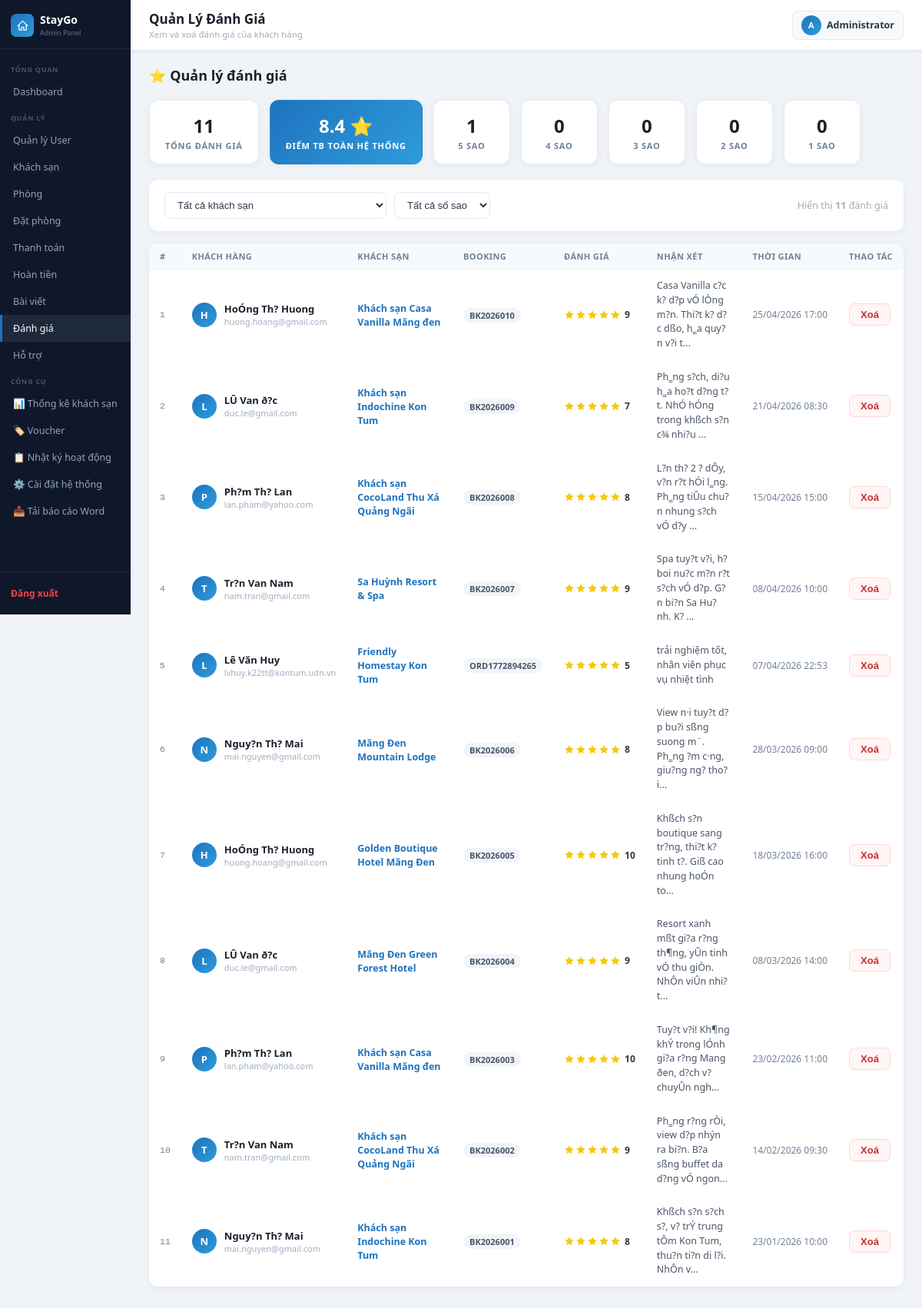
Screenshot of /admin_lvhuy_kontum/reviews.php (signed in) with the database file from the repository.
### tables this page shows
CREATE TABLE `reviews` (
  `id` int(11) NOT NULL,
  `hotel_id` int(11) NOT NULL,
  `user_id` int(11) NOT NULL,
  `booking_id` int(11) NOT NULL,
  `rating` tinyint(1) NOT NULL COMMENT '1-5 sao',
  `comment` text NOT NULL,
  `is_active` tinyint(1) NOT NULL DEFAULT 1,
  `created_at` datetime NOT NULL DEFAULT current_timestamp(),
  `updated_at` datetime DEFAULT NULL ON UPDATE current_timestamp()
);

CREATE TABLE `users` (
  `id` int(11) NOT NULL,
  `full_name` varchar(100) DEFAULT NULL,
  `email` varchar(100) NOT NULL,
  `phone` varchar(20) DEFAULT NULL,
  `password` varchar(255) NOT NULL,
  `role` enum('admin','user') DEFAULT 'user',
  `status` enum('active','inactive') NOT NULL DEFAULT 'active',
  `is_banned` tinyint(1) NOT NULL DEFAULT 0,
  `avatar` varchar(255) DEFAULT NULL,
  `last_login_at` datetime DEFAULT NULL,
  `created_at` timestamp NOT NULL DEFAULT current_timestamp(),
  `updated_at` timestamp NULL DEFAULT NULL ON UPDATE current_timestamp(),
  `reset_code` varchar(10) DEFAULT NULL,
  `reset_expire` datetime DEFAULT NULL,
  `otp_code` varchar(10) DEFAULT NULL,
  `otp_expire` datetime DEFAULT NULL
);

CREATE TABLE `hotels` (
  `id` int(11) NOT NULL,
  `name` varchar(150) DEFAULT NULL,
  `address` varchar(255) DEFAULT NULL,
  `description` text DEFAULT NULL,
  `image` varchar(255) DEFAULT NULL,
  `created_at` timestamp NOT NULL DEFAULT current_timestamp(),
  `updated_at` timestamp NULL DEFAULT NULL ON UPDATE current_timestamp(),
  `location_id` int(11) DEFAULT NULL,
  `rating` decimal(2,1) DEFAULT 0.0,
  `review_text` varchar(50) DEFAULT NULL,
  `review_count` int(11) DEFAULT 0,
  `price` int(11) DEFAULT NULL,
  `old_price` int(11) DEFAULT NULL,
  `checkin_time` varchar(10) DEFAULT '14:00',
  `checkout_time` varchar(10) DEFAULT '12:00',
  `is_active` tinyint(1) DEFAULT 0,
  `is_weekend_deal` tinyint(1) NOT NULL DEFAULT 0,
  `star_category` tinyint(1) NOT NULL DEFAULT 3 COMMENT '1-5 sao (hang khach san)'
);

CREATE TABLE `bookings` (
  `id` int(11) NOT NULL,
  `order_code` varchar(30) NOT NULL,
  `user_id` int(11) DEFAULT NULL,
  `room_id` int(11) DEFAULT NULL,
  `full_name` varchar(100) DEFAULT NULL,
  `email` varchar(100) DEFAULT NULL,
  `phone` varchar(20) DEFAULT NULL,
  `check_in` date DEFAULT NULL,
  `check_out` date DEFAULT NULL,
  `total_price` decimal(10,2) DEFAULT NULL,
  `payment_method` enum('bank','momo','vnpay','hotel','card') NOT NULL,
  `note` text DEFAULT NULL,
  `voucher_code` varchar(30) DEFAULT NULL,
  `discount_amount` decimal(10,2) NOT NULL DEFAULT 0.00,
  `status` varchar(20) NOT NULL DEFAULT 'pending',
  `created_at` timestamp NOT NULL DEFAULT current_timestamp(),
  `updated_at` timestamp NULL DEFAULT NULL ON UPDATE current_timestamp(),
  `refund_requested` tinyint(1) DEFAULT 0,
  `refund_requested_at` datetime DEFAULT NULL,
  `refund_amount` decimal(15,2) DEFAULT 0.00
);

### admin_lvhuy_kontum/reviews.php (the view, shortened to what this page needs)
<?php
include("../config/database.php");
$where = "WHERE r.is_active = 1";
$reviews = $conn->query("
    SELECT r.id, r.rating, r.comment, r.created_at,
        u.full_name, u.email,
        h.name AS hotel_name, h.id AS hotel_id,
        b.order_code
    FROM   reviews  r
    JOIN   users    u ON u.id = r.user_id
    JOIN   hotels   h ON h.id = r.hotel_id
    JOIN   bookings b ON b.id = r.booking_id
    $where
    ORDER  BY r.created_at DESC
")->fetch_all(MYSQLI_ASSOC);
$total_stats = $conn->query("
    SELECT COUNT(*) AS total, ROUND(AVG(rating),1) AS avg_r
    FROM reviews WHERE is_active = 1
")->fetch_assoc();
include("../includes/admin_header.php");
?>
<div class="page-header">
    <h2>⭐ Quản lý đánh giá</h2>
</div>
<div class="rv-admin-stats">
    <div class="rv-stat-card">
        <div class="rv-stat-num"><?= (int)$total_stats['total'] ?></div>
        <div class="rv-stat-label">Tổng đánh giá</div>
    </div>
    <div class="rv-stat-card accent">
        <div class="rv-stat-num"><?= number_format($total_stats['avg_r'] ?? 0, 1) ?> ⭐</div>
        <div class="rv-stat-label">Điểm TB toàn hệ thống</div>
    </div>
    <?php for ($s = 5; $s >= 1; $s--):
        $cnt = $conn->query("SELECT COUNT(*) AS c FROM reviews WHERE rating = $s AND is_active = 1")->fetch_assoc()['c'];
    ?>
    <div class="rv-stat-card">
        <div class="rv-stat-num"><?= (int)$cnt ?></div>
        <div class="rv-stat-label"><?= $s ?> sao</div>
    </div>
    <?php endfor; ?>
</div>
<div class="section-card" style="padding:16px 20px;margin-bottom:16px">
    <form method="GET" style="display:flex;align-items:center;gap:10px;flex-wrap:wrap">
        <select name="hotel_id" class="rv-filter-select" onchange="this.form.submit()">
            <option value="">Tất cả khách sạn</option>
        </select>
        <select name="star" class="rv-filter-select" onchange="this.form.submit()">
            <option value="">Tất cả số sao</option>
        </select>
        <span style="font-size:12.5px;color:#a0aec0;margin-left:auto">
            Hiển thị <strong><?= count($reviews) ?></strong> đánh giá
        </span>
    </form>
</div>
<div class="section-card">
    <?php if (empty($reviews)): ?>
    <div style="text-align:center;padding:60px;color:#a0aec0">
        <svg width="48" height="48" fill="none" viewBox="0 0 24 24" stroke="#cbd5e0" stroke-width="1.2" style="margin-bottom:12px;display:block;margin-left:auto;margin-right:auto">
            <path stroke-linecap="round" stroke-linejoin="round" d="M11.48 3.499a.562.562 0 011.04 0l2.125 5.111a.563.563 0 00.475.345l5.518.442c.499.04.701.663.321.988l-4.204 3.602a.563.563 0 00-.182.557l1.285 5.385a.562.562 0 01-.84.61l-4.725-2.885a.563.563 0 00-.586 0L6.982 20.54a.562.562 0 01-.84-.61l1.285-5.386a.562.562 0 00-.182-.557l-4.204-3.602a.562.562 0 01.321-.988l5.518-.442a.563.563 0 00.475-.345L11.48 3.5z"/>
        </svg>
        Chưa có đánh giá nào.
    </div>
    <?php else: ?>
    <table>
        <thead>
            <tr>
                <th>#</th>
                <th>Khách hàng</th>
                <th>Khách sạn</th>
                <th>Booking</th>
                <th>Đánh giá</th>
                <th>Nhận xét</th>
                <th>Thời gian</th>
                <th>Thao tác</th>
            </tr>
        </thead>
        <tbody>
            <?php foreach ($reviews as $i => $rv): ?>
            <tr id="rv-row-<?= $rv['id'] ?>">
                <td class="td-order"><?= $i + 1 ?></td>
                <td>
                    <div class="rv-user-cell">
                        <div class="rv-mini-avatar">
                            <?= mb_strtoupper(mb_substr($rv['full_name'] ?: $rv['email'], 0, 1)) ?>
                        </div>
                        <div>
                            <div class="td-name"><?= htmlspecialchars($rv['full_name'] ?: 'Ẩn danh') ?></div>
                            <div style="font-size:11px;color:#a0aec0"><?= htmlspecialchars($rv['email']) ?></div>
                        </div>
                    </div>
                </td>
                <td>
                    <a href="/tour_khach_san_project/pages/hotel_detail.php?id=<?= $rv['hotel_id'] ?>"
                    target="_blank" class="rv-hotel-link">
                        <?= htmlspecialchars($rv['hotel_name']) ?>
                    </a>
                </td>
                <td>
                    <span class="rv-order-code"><?= htmlspecialchars($rv['order_code'] ?? '#'.$rv['id']) ?></span>
                </td>
                <td>
                    <div class="rv-stars-cell">
                        <?php for ($i2 = 1; $i2 <= 5; $i2++): ?>
                        <svg class="rv-s <?= $i2 <= $rv['rating'] ? 'on' : '' ?>" viewBox="0 0 24 24" width="14" height="14">
                            <path d="M12 2l3.09 6.26L22 9.27l-5 4.87 1.18 6.88L12 17.77l-6.18 3.25L7 14.14 2 9.27l6.91-1.01L12 2z"/>
                        </svg>
                        <?php endfor; ?>
                        <span style="font-size:12px;font-weight:700;color:#2d3748;margin-left:4px"><?= $rv['rating'] ?></span>
                    </div>
                </td>
                <td>
                    <div style="font-size:12.5px;color:#4a5568;max-width:220px;line-height:1.5"
                        title="<?= htmlspecialchars($rv['comment']) ?>">
                        <?= htmlspecialchars(mb_substr($rv['comment'], 0, 70)) ?><?= mb_strlen($rv['comment']) > 70 ? '...' : '' ?>
                    </div>
                </td>
                <td style="font-size:12px;color:#718096;white-space:nowrap">
                    <?= date('d/m/Y H:i', strtotime($rv['created_at'])) ?>
                </td>
                <td>
                    <button class="btn btn-delete"
                            onclick="deleteReview(<?= $rv['id'] ?>, '<?= htmlspecialchars(addslashes($rv['hotel_name'])) ?>')">
                        Xoá
                    </button>
                </td>
            </tr>
            <?php endforeach; ?>
        </tbody>
    </table>
    <?php endif; ?>
</div>
<?php include("../includes/admin_footer.php"); ?>

### assets/css/admin.css (style rules this page uses)
*, *::before, *::after { box-sizing: border-box; margin: 0; padding: 0; }
body { font-family: 'Segoe UI', Arial, sans-serif; background: #f0f4f8; color: #1a202c; }
svg { display: inline-block; vertical-align: middle; overflow: hidden; flex-shrink: 0; }
.page-header { display: flex; align-items: center; justify-content: space-between; margin-bottom: 20px; }
.page-header h2 { font-size: 18px; font-weight: 700; color: #1a202c; }
.section-card { background: #fff; border-radius: 12px; box-shadow: 0 2px 10px rgba(0,0,0,.06); overflow: hidden; margin-bottom: 24px; }
table { width: 100%; border-collapse: collapse; background: #fff; }
th { background: #f7fafc; font-size: 11px; font-weight: 700; text-transform: uppercase; letter-spacing: .4px; color: #718096; padding: 9px 14px; text-align: left; border-bottom: 1px solid #f0f4f8; white-space: nowrap; }
td { padding: 12px 14px; font-size: 13px; color: #2d3748; border-bottom: 1px solid #f7fafc; vertical-align: middle; }
tr:last-child td { border-bottom: none; }
.td-order { font-family: monospace; font-size: 11.5px; color: #718096; }
.td-name { font-weight: 600; color: #1a202c; }
.btn { padding: 6px 12px; border-radius: 6px; text-decoration: none; font-size: 12.5px; font-weight: 600; display: inline-block; border: none; cursor: pointer; transition: background .15s; }
.btn-delete { background: #ef4444; color: #fff; }
.btn-delete { display: inline-block; padding: 6px 14px; background: #fff5f5; border: 1.5px solid #fed7d7; color: #c53030; border-radius: 7px; font-size: 13px; font-weight: 700; text-decoration: none; cursor: pointer; transition: all .2s; }
.rv-admin-stats { display:flex; gap:14px; flex-wrap:wrap; margin-bottom:20px; }
.rv-stat-card { background:#fff; border:1.5px solid #e9ecef; border-radius:12px; padding:16px 20px; min-width:100px; text-align:center; box-shadow:0 2px 10px rgba(0,0,0,.05); }
.rv-stat-card.accent { background:linear-gradient(135deg,#1e73be,#2d9cdb); border-color:transparent; }
.rv-stat-card.accent .rv-stat-num, .rv-stat-card.accent .rv-stat-label { color:#fff; }
.rv-stat-num { font-size:24px; font-weight:900; color:#1a202c; }
.rv-stat-label { font-size:11px; font-weight:700; color:#718096; text-transform:uppercase; letter-spacing:.8px; margin-top:2px; }
.rv-filter-select { padding:8px 12px; border:1.5px solid #e2e8f0; border-radius:8px; font-size:13px; color:#2d3748; background:#fff; outline:none; cursor:pointer; }
.rv-user-cell { display:flex; align-items:center; gap:10px; }
.rv-mini-avatar { width:32px; height:32px; border-radius:50%; flex-shrink:0; background:linear-gradient(135deg,#1e73be,#2d9cdb); color:#fff; font-size:13px; font-weight:800; display:flex; align-items:center; justify-content:center; }
.rv-hotel-link { color:#1e73be; font-weight:700; text-decoration:none; font-size:12.5px; }
.rv-order-code { background:#f1f5f9; color:#4a5568; font-size:11px; font-weight:700; padding:2px 8px; border-radius:20px; }
.rv-stars-cell { display:flex; align-items:center; gap:1px; }

### rows the page displays
reviews: user.full_name "H", user.full_name "HoÓng Th? Huong", user.email "huong.hoang@gmail.com", hotel.name "Khách sạn Casa Vanilla Măng đen", booking.order_code "BK2026010", rating "9", comment "Casa Vanilla c?c k? d?p vÓ lÒng m?n. Thi?t k? d?c dßo, h‗a quy?n v?i t", created_at "25/04/2026 17:00"
reviews: user.full_name "L", user.full_name "LÛ Van ð?c", user.email "duc.le@gmail.com", hotel.name "Khách sạn Indochine Kon Tum", booking.order_code "BK2026009", rating "7", comment "Ph‗ng s?ch, di?u h‗a ho?t d?ng t?t. NhÓ hÓng trong khßch s?n c¾ nhi?u", created_at "21/04/2026 08:30"
reviews: user.full_name "P", user.full_name "Ph?m Th? Lan", user.email "lan.pham@yahoo.com", hotel.name "Khách sạn CocoLand Thu Xá Quảng Ngãi", booking.order_code "BK2026008", rating "8", comment "L?n th? 2 ? dÔy, v?n r?t hÓi l‗ng. Ph‗ng tiÛu chu?n nhung s?ch vÓ d?y", created_at "15/04/2026 15:00"
reviews: user.full_name "T", user.full_name "Tr?n Van Nam", user.email "nam.tran@gmail.com", hotel.name "Sa Huỳnh Resort & Spa", booking.order_code "BK2026007", rating "9", comment "Spa tuy?t v?i, h? boi nu?c m?n r?t s?ch vÓ d?p. G?n bi?n Sa Hu?nh. K?", created_at "08/04/2026 10:00"
reviews: user.full_name "L", user.full_name "Lê Văn Huy", user.email "lvhuy.k22tt@kontum.udn.vn", hotel.name "Friendly Homestay Kon Tum", booking.order_code "ORD1772894265", rating "5", comment "trải nghiệm tốt, nhân viên phục vụ nhiệt tình", created_at "07/04/2026 22:53"
reviews: user.full_name "N", user.full_name "Nguy?n Th? Mai", user.email "mai.nguyen@gmail.com", hotel.name "Măng Đen Mountain Lodge", booking.order_code "BK2026006", rating "8", comment "View n·i tuy?t d?p bu?i sßng suong m¨. Ph‗ng ?m c·ng, giu?ng ng? tho?i", created_at "28/03/2026 09:00"
reviews: user.full_name "H", user.full_name "HoÓng Th? Huong", user.email "huong.hoang@gmail.com", hotel.name "Golden Boutique Hotel Măng Đen", booking.order_code "BK2026005", rating "10", comment "Khßch s?n boutique sang tr?ng, thi?t k? tinh t?. Giß cao nhung hoÓn to", created_at "18/03/2026 16:00"
reviews: user.full_name "L", user.full_name "LÛ Van ð?c", user.email "duc.le@gmail.com", hotel.name "Măng Đen Green Forest Hotel", booking.order_code "BK2026004", rating "9", comment "Resort xanh mßt gi?a r?ng th¶ng, yÛn tinh vÓ thu giÒn. NhÔn viÛn nhi?t", created_at "08/03/2026 14:00"
reviews: user.full_name "P", user.full_name "Ph?m Th? Lan", user.email "lan.pham@yahoo.com", hotel.name "Khách sạn Casa Vanilla Măng đen", booking.order_code "BK2026003", rating "10", comment "Tuy?t v?i! Kh¶ng khÝ trong lÓnh gi?a r?ng Mang ðen, d?ch v? chuyÛn ngh", created_at "23/02/2026 11:00"
reviews: user.full_name "T", user.full_name "Tr?n Van Nam", user.email "nam.tran@gmail.com", hotel.name "Khách sạn CocoLand Thu Xá Quảng Ngãi", booking.order_code "BK2026002", rating "9", comment "Ph‗ng r?ng rÒi, view d?p nhýn ra bi?n. B?a sßng buffet da d?ng vÓ ngon", created_at "14/02/2026 09:30"
reviews: user.full_name "N", user.full_name "Nguy?n Th? Mai", user.email "mai.nguyen@gmail.com", hotel.name "Khách sạn Indochine Kon Tum", booking.order_code "BK2026001", rating "8", comment "Khßch s?n s?ch s?, v? trÝ trung tÔm Kon Tum, thu?n ti?n di l?i. NhÔn v", created_at "23/01/2026 10:00"

### other values shown
$page_title "Quản Lý Đánh Giá"
$page_subtitle "Xem và xoá đánh giá của khách hàng"
$admin_avatar "A"
$admin_name "Administrator"
$total_stats['total'] "11"
$total_stats['avg_r'] "8.4"
$cnt "1"
$cnt "0"
count($reviews) "11"
